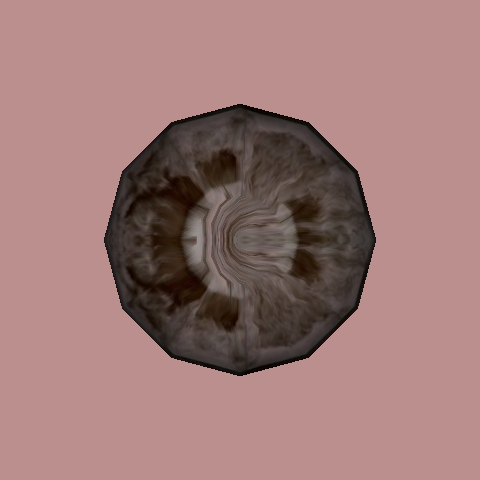

This chart was generated by the following Python code:
#!/usr/bin/env python

# Texture-map a JPEG image onto a sphere using spherical texture coordinates.

import os
from pathlib import Path

# Factory overrides: importing these modules registers the OpenGL rendering
# and interaction style implementations for vtkRenderingCore factory classes.
import vtkmodules.vtkInteractionStyle  # noqa: F401
import vtkmodules.vtkRenderingOpenGL2  # noqa: F401

# VTK pipeline classes used in this example
from vtkmodules.vtkFiltersSources import vtkSphereSource
from vtkmodules.vtkFiltersTexture import vtkTextureMapToSphere
from vtkmodules.vtkIOImage import vtkJPEGReader
from vtkmodules.vtkRenderingCore import (
    vtkActor,
    vtkPolyDataMapper,
    vtkRenderWindow,
    vtkRenderWindowInteractor,
    vtkRenderer,
    vtkTexture,
)

# Colors (normalized RGB)
rosy_brown_rgb = (0.737, 0.561, 0.561)

# Data: locate the JPEG texture file
data_dir = Path(os.environ.get("VPE_DATA_DIR", Path(__file__).parent))
jpeg_file = str(data_dir / "masonry-wide.jpg")

# Source: generate sphere polygon data
sphere = vtkSphereSource()
sphere.SetThetaResolution(12)
sphere.SetPhiResolution(12)

# Reader: load the JPEG image
reader = vtkJPEGReader()
reader.SetFileName(jpeg_file)

# Texture: create a texture from the image
texture = vtkTexture()
texture.SetInputConnection(reader.GetOutputPort())

# TextureMapToSphere: generate spherical texture coordinates
map_to_sphere = vtkTextureMapToSphere()
map_to_sphere.SetInputConnection(sphere.GetOutputPort())
map_to_sphere.PreventSeamOn()

# Mapper: map polygon data to graphics primitives
mapper = vtkPolyDataMapper()
mapper.SetInputConnection(map_to_sphere.GetOutputPort())

# Actor: assign the mapped geometry and texture
actor = vtkActor()
actor.SetMapper(mapper)
actor.SetTexture(texture)

# Renderer: assemble the scene
renderer = vtkRenderer()
renderer.AddActor(actor)
renderer.SetBackground(rosy_brown_rgb)

# Window: display the rendered scene
render_window = vtkRenderWindow()
render_window.AddRenderer(renderer)
render_window.SetWindowName("sphere texture")
render_window.SetMultiSamples(0)
render_window.SetSize(480, 480)

# Interactor: handle mouse and keyboard events
render_window_interactor = vtkRenderWindowInteractor()
render_window_interactor.SetRenderWindow(render_window)

# Launch the interactive visualization
render_window_interactor.Initialize()
render_window_interactor.Start()
